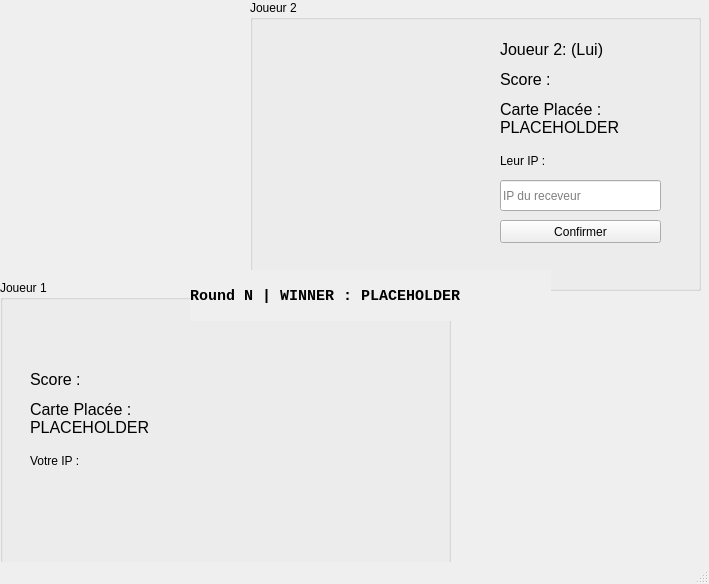
<?xml version="1.0" encoding="UTF-8"?>
<ui version="4.0">
 <class>MainWindow</class>
 <widget class="QMainWindow" name="MainWindow">
  <property name="geometry">
   <rect>
    <x>0</x>
    <y>0</y>
    <width>709</width>
    <height>584</height>
   </rect>
  </property>
  <property name="windowTitle">
   <string>MainWindow</string>
  </property>
  <widget class="QWidget" name="centralwidget">
   <widget class="QGroupBox" name="player1">
    <property name="geometry">
     <rect>
      <x>0</x>
      <y>280</y>
      <width>451</width>
      <height>291</height>
     </rect>
    </property>
    <property name="autoFillBackground">
     <bool>true</bool>
    </property>
    <property name="title">
     <string>Joueur 1</string>
    </property>
    <property name="flat">
     <bool>false</bool>
    </property>
    <widget class="QLabel" name="IP_SENDER_LABEL">
     <property name="geometry">
      <rect>
       <x>30</x>
       <y>160</y>
       <width>151</width>
       <height>41</height>
      </rect>
     </property>
     <property name="text">
      <string>Votre IP :</string>
     </property>
    </widget>
    <widget class="QLabel" name="currentCardA">
     <property name="geometry">
      <rect>
       <x>30</x>
       <y>120</y>
       <width>121</width>
       <height>51</height>
      </rect>
     </property>
     <property name="font">
      <font>
       <family>Arial</family>
       <pointsize>12</pointsize>
       <weight>50</weight>
       <bold>false</bold>
      </font>
     </property>
     <property name="text">
      <string>Carte Placée : PLACEHOLDER</string>
     </property>
     <property name="alignment">
      <set>Qt::AlignLeading|Qt::AlignLeft|Qt::AlignTop</set>
     </property>
     <property name="wordWrap">
      <bool>true</bool>
     </property>
    </widget>
    <widget class="QLabel" name="scoreA">
     <property name="geometry">
      <rect>
       <x>30</x>
       <y>90</y>
       <width>121</width>
       <height>21</height>
      </rect>
     </property>
     <property name="font">
      <font>
       <family>Arial</family>
       <pointsize>12</pointsize>
       <weight>50</weight>
       <bold>false</bold>
      </font>
     </property>
     <property name="text">
      <string>Score : </string>
     </property>
     <property name="alignment">
      <set>Qt::AlignLeading|Qt::AlignLeft|Qt::AlignTop</set>
     </property>
     <property name="wordWrap">
      <bool>true</bool>
     </property>
    </widget>
    <widget class="QLabel" name="carteChoisieA">
     <property name="geometry">
      <rect>
       <x>260</x>
       <y>20</y>
       <width>181</width>
       <height>251</height>
      </rect>
     </property>
     <property name="text">
      <string/>
     </property>
     <property name="pixmap">
      <pixmap>data/54.png</pixmap>
     </property>
     <property name="alignment">
      <set>Qt::AlignCenter</set>
     </property>
     <property name="wordWrap">
      <bool>false</bool>
     </property>
     <property name="margin">
      <number>20</number>
     </property>
     <property name="indent">
      <number>1</number>
     </property>
    </widget>
   </widget>
   <widget class="QGroupBox" name="groupBox">
    <property name="geometry">
     <rect>
      <x>250</x>
      <y>0</y>
      <width>451</width>
      <height>291</height>
     </rect>
    </property>
    <property name="autoFillBackground">
     <bool>true</bool>
    </property>
    <property name="title">
     <string>Joueur 2</string>
    </property>
    <widget class="QLabel" name="scoreB">
     <property name="geometry">
      <rect>
       <x>250</x>
       <y>70</y>
       <width>121</width>
       <height>21</height>
      </rect>
     </property>
     <property name="font">
      <font>
       <family>Arial</family>
       <pointsize>12</pointsize>
       <weight>50</weight>
       <bold>false</bold>
      </font>
     </property>
     <property name="text">
      <string>Score : </string>
     </property>
     <property name="alignment">
      <set>Qt::AlignLeading|Qt::AlignLeft|Qt::AlignTop</set>
     </property>
     <property name="wordWrap">
      <bool>true</bool>
     </property>
    </widget>
    <widget class="QLineEdit" name="IP_RECEVEUR_TEXT">
     <property name="geometry">
      <rect>
       <x>250</x>
       <y>180</y>
       <width>161</width>
       <height>31</height>
      </rect>
     </property>
     <property name="placeholderText">
      <string>IP du receveur</string>
     </property>
    </widget>
    <widget class="QLabel" name="currentCardB">
     <property name="geometry">
      <rect>
       <x>250</x>
       <y>100</y>
       <width>121</width>
       <height>51</height>
      </rect>
     </property>
     <property name="font">
      <font>
       <family>Arial</family>
       <pointsize>12</pointsize>
       <weight>50</weight>
       <bold>false</bold>
      </font>
     </property>
     <property name="text">
      <string>Carte Placée : PLACEHOLDER</string>
     </property>
     <property name="alignment">
      <set>Qt::AlignLeading|Qt::AlignLeft|Qt::AlignTop</set>
     </property>
     <property name="wordWrap">
      <bool>true</bool>
     </property>
    </widget>
    <widget class="QLabel" name="IP_RECEVEUR_LABEL">
     <property name="geometry">
      <rect>
       <x>250</x>
       <y>140</y>
       <width>151</width>
       <height>41</height>
      </rect>
     </property>
     <property name="text">
      <string>Leur IP :</string>
     </property>
    </widget>
    <widget class="QLabel" name="PlayerB">
     <property name="geometry">
      <rect>
       <x>250</x>
       <y>40</y>
       <width>121</width>
       <height>31</height>
      </rect>
     </property>
     <property name="font">
      <font>
       <family>Arial</family>
       <pointsize>12</pointsize>
       <weight>50</weight>
       <bold>false</bold>
      </font>
     </property>
     <property name="text">
      <string>Joueur 2: (Lui)</string>
     </property>
     <property name="alignment">
      <set>Qt::AlignLeading|Qt::AlignLeft|Qt::AlignTop</set>
     </property>
     <property name="wordWrap">
      <bool>true</bool>
     </property>
    </widget>
    <widget class="QLabel" name="carteChoisieB">
     <property name="geometry">
      <rect>
       <x>10</x>
       <y>20</y>
       <width>181</width>
       <height>251</height>
      </rect>
     </property>
     <property name="text">
      <string/>
     </property>
     <property name="textFormat">
      <enum>Qt::PlainText</enum>
     </property>
     <property name="pixmap">
      <pixmap>data/54.png</pixmap>
     </property>
     <property name="alignment">
      <set>Qt::AlignCenter</set>
     </property>
     <property name="wordWrap">
      <bool>false</bool>
     </property>
     <property name="margin">
      <number>20</number>
     </property>
     <property name="indent">
      <number>1</number>
     </property>
    </widget>
    <widget class="QPushButton" name="pushButton">
     <property name="geometry">
      <rect>
       <x>250</x>
       <y>220</y>
       <width>161</width>
       <height>23</height>
      </rect>
     </property>
     <property name="text">
      <string>Confirmer</string>
     </property>
    </widget>
    <zorder>scoreB</zorder>
    <zorder>IP_RECEVEUR_TEXT</zorder>
    <zorder>currentCardB</zorder>
    <zorder>IP_RECEVEUR_LABEL</zorder>
    <zorder>PlayerB</zorder>
    <zorder>pushButton</zorder>
    <zorder>carteChoisieB</zorder>
   </widget>
   <widget class="QLabel" name="currentWinner">
    <property name="geometry">
     <rect>
      <x>190</x>
      <y>270</y>
      <width>361</width>
      <height>51</height>
     </rect>
    </property>
    <property name="font">
     <font>
      <family>Courier New</family>
      <pointsize>11</pointsize>
      <weight>75</weight>
      <bold>true</bold>
     </font>
    </property>
    <property name="autoFillBackground">
     <bool>true</bool>
    </property>
    <property name="text">
     <string>Round N | WINNER : PLACEHOLDER</string>
    </property>
   </widget>
  </widget>
  <widget class="QStatusBar" name="statusbar"/>
 </widget>
 <resources/>
 <connections/>
</ui>
